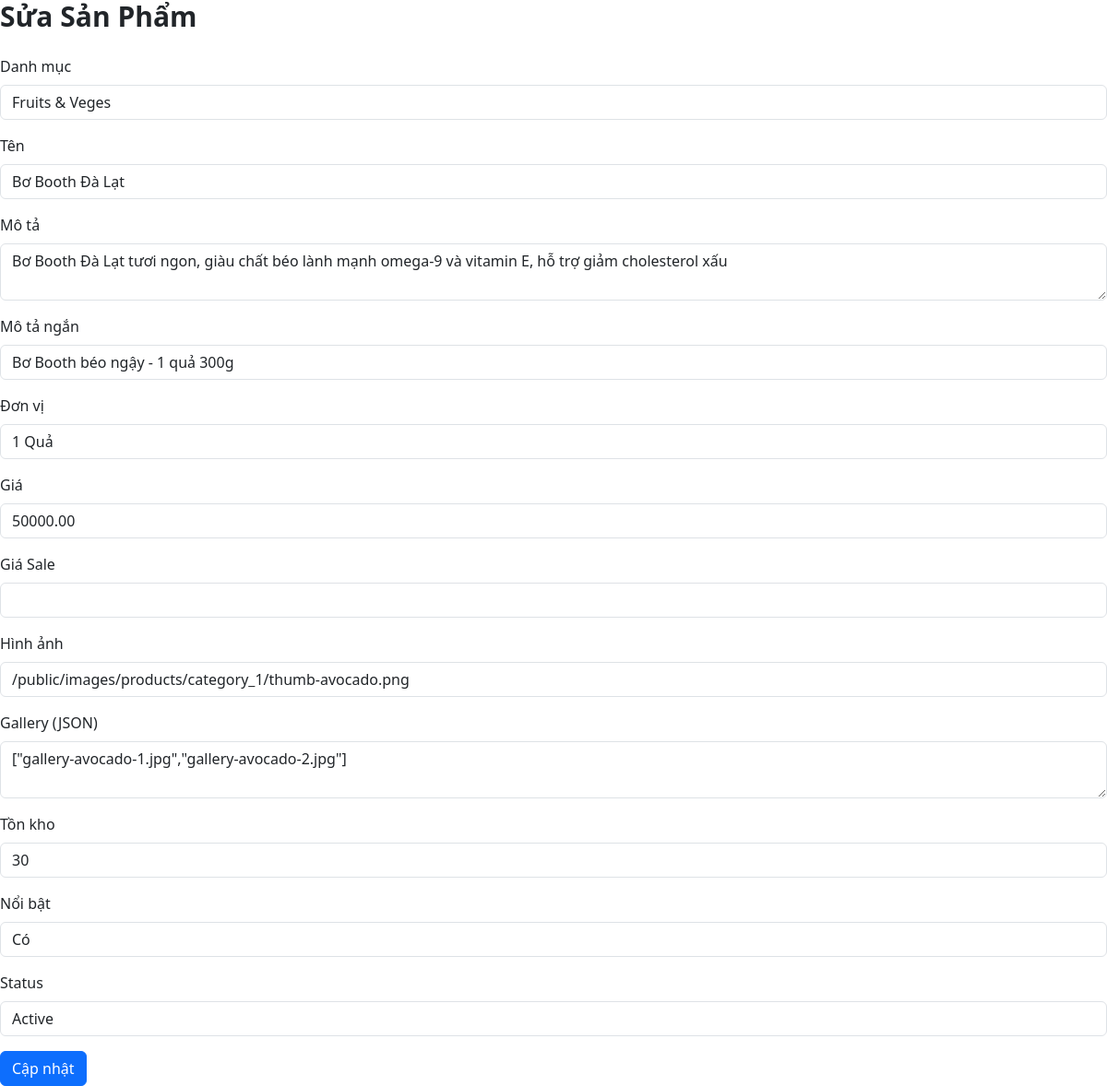
Page /admin/index.php?controller=product&action=edit&id=2 (signed in) on the committed database.
### tables this page shows
CREATE TABLE products (
    id INT AUTO_INCREMENT PRIMARY KEY,
    category_id INT NULL,
    name VARCHAR(200) NOT NULL,
    description TEXT NULL,
    short_desc VARCHAR(255) NULL,
    unit VARCHAR(50) DEFAULT '1 Unit',
    price DECIMAL(10,2) NOT NULL DEFAULT 0.00 CHECK (price >= 0),
    sale_price DECIMAL(10,2) NULL,
    image VARCHAR(255) NULL,
    gallery TEXT NULL,
    stock INT DEFAULT 0 CHECK (stock >= 0),
    status TINYINT(1) DEFAULT 1 COMMENT '1=active, 0=inactive',
    is_featured TINYINT(1) DEFAULT 0,
    created_at TIMESTAMP DEFAULT CURRENT_TIMESTAMP,
    updated_at TIMESTAMP DEFAULT CURRENT_TIMESTAMP ON UPDATE CURRENT_TIMESTAMP,
    
     
    CONSTRAINT fk_products_category 
        FOREIGN KEY (category_id) REFERENCES categories(id) 
        ON DELETE SET NULL 
        ON UPDATE CASCADE,
    
     
    UNIQUE KEY uk_product_category_name (category_id, name),
    
     
    INDEX idx_products_category (category_id),
    INDEX idx_products_name (name),
    INDEX idx_products_status (status),
    INDEX idx_products_price (price),
    INDEX idx_products_stock (stock),
    INDEX idx_products_featured (is_featured)
    
);

CREATE TABLE categories (
    id INT AUTO_INCREMENT PRIMARY KEY,
    name VARCHAR(100) NOT NULL UNIQUE,
    thumbnail VARCHAR(255) NULL,
    description TEXT NULL,
    status TINYINT(1) DEFAULT 1 COMMENT '1=active, 0=inactive',
    created_at TIMESTAMP DEFAULT CURRENT_TIMESTAMP,
    
     
    INDEX idx_categories_name (name),
    INDEX idx_categories_status (status)
);

### admin/controllers/ProductController.php (called while the page is built, shortened)
<?php
require_once 'models/ProductModel.php';
require_once 'models/CategoryModel.php';
class ProductController {
    private $productModel;
    private $categoryModel;
    public function __construct() {
        $this->productModel = new ProductModel();
        $this->categoryModel = new CategoryModel();
    }
    public function edit() {
        $id = $_GET['id'] ?? null;
        $product = $this->productModel->getById($id);
        $categories = $this->categoryModel->getAll();
        include 'views/products/edit.php';
    }
}
?>

### admin/config/database.php (called while the page is built)
<?php
class Database {
    private $host = 'localhost';
    private $dbname = 'foodmart_full_v1';
    private $username = 'root';
    private $password = '';
    private $pdo;
    public function __construct() {
        try {
            $this->pdo = new PDO(
                "mysql:host={$this->host};dbname={$this->dbname};charset=utf8mb4",
                $this->username,
                $this->password,
                [PDO::ATTR_ERRMODE => PDO::ERRMODE_EXCEPTION]
            );
        } catch (PDOException $e) {
            die("Database connection failed: " . $e->getMessage());
        }
    }
    public function getConnection() {
        return $this->pdo;
    }
}
$db = new Database();
?>

### admin/models/CategoryModel.php (called while the page is built)
<?php
require_once 'config/database.php';
class CategoryModel {
    private $db;
    public function __construct() {
        global $db;
        $this->db = $db->getConnection();
    }
    public function getAll() {
        $stmt = $this->db->prepare("SELECT * FROM categories ORDER BY id");
        $stmt->execute();
        return $stmt->fetchAll(PDO::FETCH_ASSOC);
    }
}
?>

### admin/models/ProductModel.php (called while the page is built, shortened)
<?php
require_once 'config/database.php';
class ProductModel {
    private $db;
    public function __construct() {
        global $db;
        $this->db = $db->getConnection();
    }
    public function getById($id) {
        $stmt = $this->db->prepare("SELECT * FROM products WHERE id = ?");
        $stmt->execute([$id]);
        return $stmt->fetch(PDO::FETCH_ASSOC);
    }
}
?>

### admin/views/products/edit.php (the view, shortened to what this page needs)
<!DOCTYPE html>
<html lang="vi">
<head>
    <link href="https://cdn.jsdelivr.net/npm/bootstrap@5.3.0/dist/css/bootstrap.min.css" rel="stylesheet">
    <link href="https://cdn.jsdelivr.net/npm/tailwindcss@2.2.19/dist/tailwind.min.css" rel="stylesheet">
</head>
<body>
    <div class="content">
        <h1 class="text-3xl font-bold mb-6">Sửa Sản Phẩm</h1>
        <form method="POST">
            <div class="mb-3">
                <label class="form-label">Danh mục</label>
                <select name="category_id" class="form-control" required>
                    <?php foreach ($categories as $cat): ?>
                    <option value="<?= $cat['id'] ?>" <?= $product['category_id'] == $cat['id'] ? 'selected' : '' ?>><?= htmlspecialchars($cat['name']) ?></option>
                    <?php endforeach; ?>
                </select>
            </div>
            <div class="mb-3">
                <label class="form-label">Tên</label>
                <input type="text" name="name" class="form-control" value="<?= htmlspecialchars($product['name']) ?>" required>
            </div>
            <div class="mb-3">
                <label class="form-label">Mô tả</label>
                <textarea name="description" class="form-control"><?= htmlspecialchars($product['description']) ?></textarea>
            </div>
            <div class="mb-3">
                <label class="form-label">Mô tả ngắn</label>
                <input type="text" name="short_desc" class="form-control" value="<?= htmlspecialchars($product['short_desc']) ?>">
            </div>
            <div class="mb-3">
                <label class="form-label">Đơn vị</label>
                <input type="text" name="unit" class="form-control" value="<?= htmlspecialchars($product['unit']) ?>">
            </div>
            <div class="mb-3">
                <label class="form-label">Giá</label>
                <input type="number" name="price" step="0.01" class="form-control" value="<?= $product['price'] ?>" required>
            </div>
            <div class="mb-3">
                <label class="form-label">Giá Sale</label>
                <input type="number" name="sale_price" step="0.01" class="form-control" value="<?= $product['sale_price'] ?>">
            </div>
            <div class="mb-3">
                <label class="form-label">Hình ảnh</label>
                <input type="text" name="image" class="form-control" value="<?= htmlspecialchars($product['image']) ?>">
            </div>
            <div class="mb-3">
                <label class="form-label">Gallery (JSON)</label>
                <textarea name="gallery" class="form-control"><?= htmlspecialchars($product['gallery']) ?></textarea>
            </div>
            <div class="mb-3">
                <label class="form-label">Tồn kho</label>
                <input type="number" name="stock" class="form-control" value="<?= $product['stock'] ?>">
            </div>
            <div class="mb-3">
                <label class="form-label">Nổi bật</label>
                <select name="is_featured" class="form-control">
                    <option value="1" <?= $product['is_featured'] == 1 ? 'selected' : '' ?>>Có</option>
                </select>
            </div>
            <div class="mb-3">
                <label class="form-label">Status</label>
                <select name="status" class="form-control">
                    <option value="1" <?= $product['status'] == 1 ? 'selected' : '' ?>>Active</option>
                </select>
            </div>
            <button type="submit" class="btn btn-primary">Cập nhật</button>
        </form>
    </div>
</body>
</html>

### rows in the picture
products: category_id "Fruits & Veges", name "Bơ Booth Đà Lạt", description "Bơ Booth Đà Lạt tươi ngon, giàu chất béo lành mạnh omega-9 và vitamin E, hỗ trợ giảm cholesterol xấu", short_desc "Bơ Booth béo ngậy - 1 quả 300g", unit "1 Quả", price "50000.00", image "/public/images/products/category_1/thumb-avocado.png", gallery "[\"gallery-avocado-1.jpg\",\"gallery-avocado-2.jpg\"]", stock "30", is_featured "Có", status "Active"
